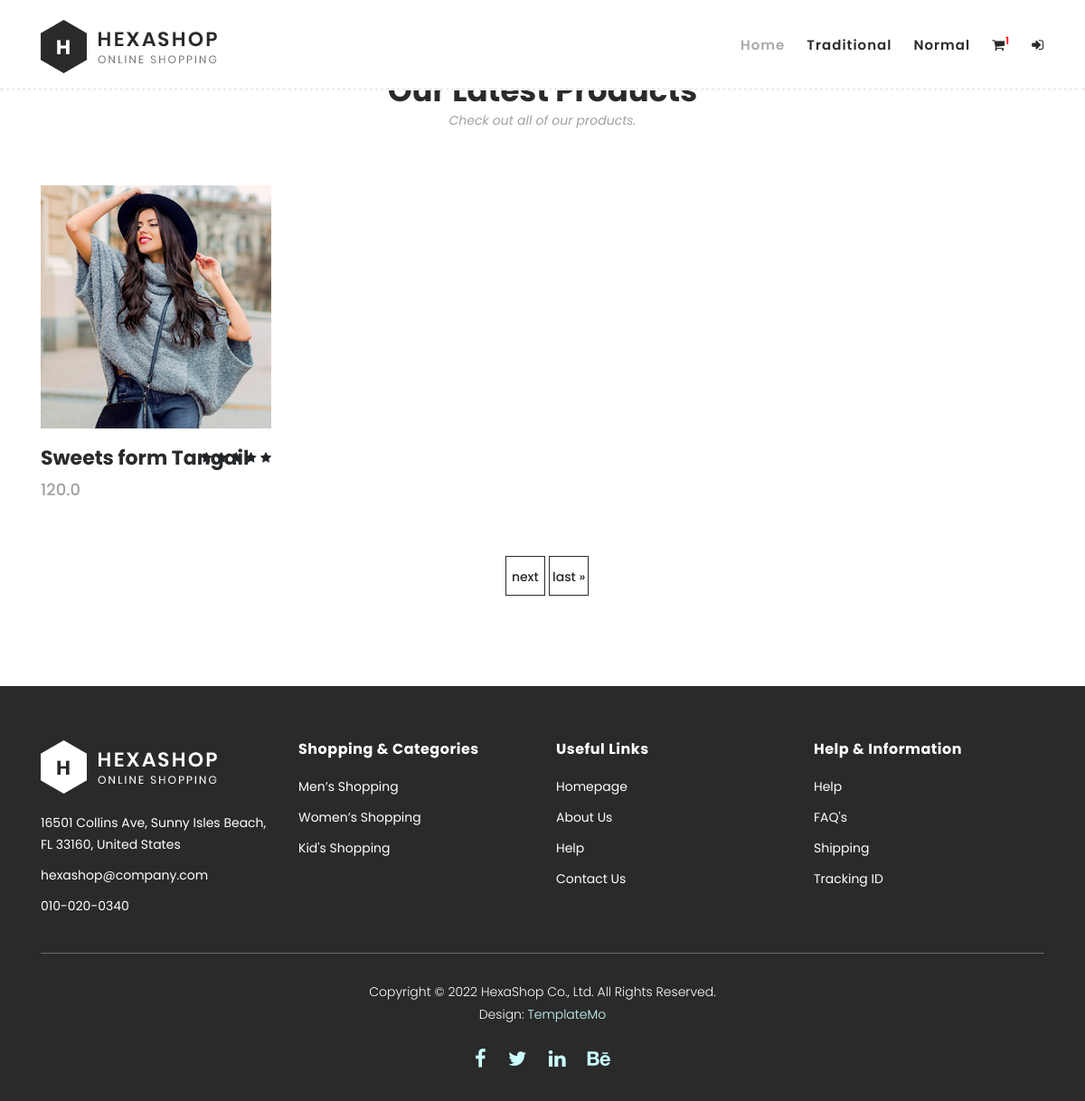
The app's page /product/ with its own data.
### core/models.py (models this page shows, shortened)
class Item(models.Model):
    title = models.CharField(max_length=100)
    price = models.FloatField()
    discount_price = models.FloatField(blank=True, null = True)
    category = models.CharField(choices=CATEGORY_CHOICES, max_length=2)
    label = models.CharField(choices=LABEL_CHOICES, max_length=1)
    slug = models.SlugField()
    description = models.TextField()
    image = models.ImageField()

### core/views.py (the view)
# urls.py: path('product/',ProductView.as_view(), name='product' ),
class ProductView(ListView):
    model = Item
    paginate_by = 1
    template_name = "product.html"

### templates/product.html (shortened to what this page needs)
{% extends 'base.html' %}
{% load static %}
    {% block content %}
    <section class="section" id="products">
        <div class="container">
            <div class="row">
                <div class="col-lg-12">
                    <div class="section-heading">
                        <h2>Our Latest Products</h2>
                        <span>Check out all of our products.</span>
                    </div>
                </div>
            </div>
        </div>
        <div class="container">
            <div class="row">
                {% for item in object_list %}
                <div class="col-lg-3">
                    <div class="item">
                        <div class="thumb">
                            <img src="{{ item.image.url }}" alt="Image">
                        </div>
                        <div class="down-content">
                            <h4>{{item.title}}</h4>
                            <span>{{item.price}}</span>
                            <ul class="stars">
                                <li><i class="fa fa-star"></i></li>
                                <li><i class="fa fa-star"></i></li>
                                <li><i class="fa fa-star"></i></li>
                                <li><i class="fa fa-star"></i></li>
                                <li><i class="fa fa-star"></i></li>
                            </ul>
                        </div>
                    </div>
                </div>
                {% endfor %}
                <div class="col-lg-12">
                    <div class="pagination">
                        <ul>
                            <li>
                                {% if page_obj.has_next %}
                                    <a href="?page={{ page_obj.next_page_number }}">next</a>
                                     <a href="?page={{ page_obj.paginator.num_pages }}">last &raquo;</a>
                                {% endif %}
                            </li>
                        </ul>
                    </div>
                </div>
            </div>
        </div>
    </section>
    {% endblock content %}

### static/css/templatemo-hexashop.css (style rules this page uses)
html, body, div, span, applet, object, iframe, h1, h2, h3, h4, h5, h6, p, blockquote, div pre, a, abbr, acronym, address, big, cite, code, del, dfn, em, font, img, ins, kbd, q, s, samp, small, strike, strong, sub, sup, tt, var, b, u, i, center, dl, dt, dd, ol, ul, li, figure, header, nav, section, article, aside, footer, figcaption { margin: 0; padding: 0; border: 0; outline: 0; }
ul, li { padding: 0; margin: 0; list-style: none; }
header, nav, section, article, aside, footer, hgroup { display: block; }
* { box-sizing: border-box; }
html, body { font-family: 'Poppins', sans-serif; font-weight: 400; background-color: #fff; font-size: 16px; -ms-text-size-adjust: 100%; -webkit-font-smoothing: antialiased; -moz-osx-font-smoothing: grayscale; }
a { text-decoration: none !important; }
h1, h2, h3, h4, h5, h6 { margin-top: 0px; margin-bottom: 0px; }
ul { margin-bottom: 0px; }
html, body { background: #fff; font-family: 'Poppins', sans-serif; }
.section-heading h2 { font-size: 34px; font-weight: 700; color: #2a2a2a; }
.section-heading span { font-size: 14px; color: #a1a1a1; font-style: italic; font-weight: 400; }
#products .section-heading { text-align: center; margin-bottom: 60px; margin-top: 80px; }
#products .item { margin-bottom: 30px; }
#products .item .thumb img { width: 100%; overflow: hidden; }
#products .item .down-content { padding-top: 20px; position: relative; z-index: 3; background-color: #fff; }
#products .item .down-content h4 { font-size: 22px; color: #2a2a2a; font-weight: 700; margin-bottom: 8px; }
#products .item .down-content span { font-size: 18px; color: #a1a1a1; font-weight: 500; display: block; }
#products .item .down-content ul.stars { position: absolute; right: 0; top: 20px; }
#products .item .down-content ul.stars li { display: inline; font-size: 13px; }
#products .item .thumb { position: relative; }
#products .pagination { margin-top: 30px; margin-bottom: 40px; }
#products .pagination ul { text-align: center; width: 100%; }
#products .pagination ul li { display: inline; margin: 0px 5px; }
#products .pagination ul li a { width: 44px; height: 44px; border: 1px solid #2a2a2a; display: inline-block; text-align: center; line-height: 44px; font-size: 14px; font-weight: 500; color: #2a2a2a; }

### records on screen
Item: image (picture), title "Sweets form Tangail", price "120.0"
